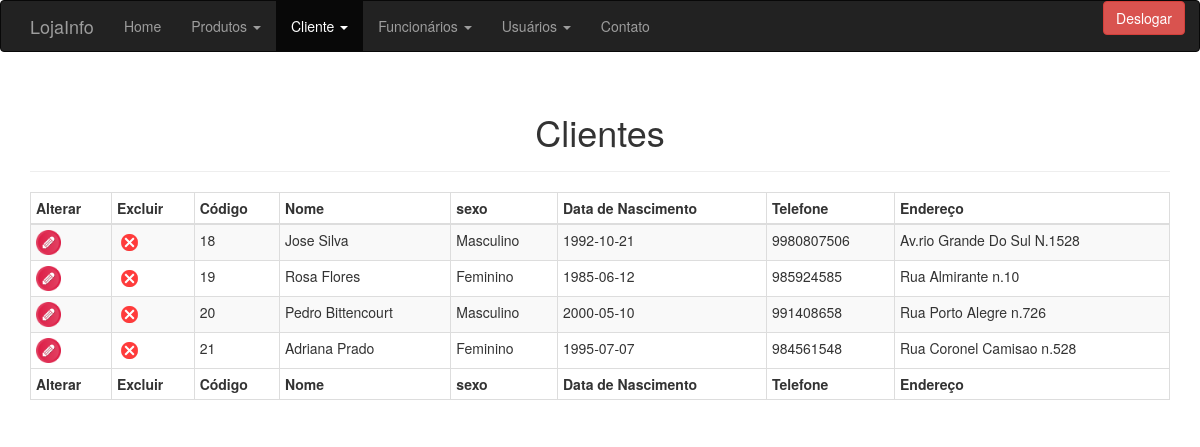
Screenshot of /buscar-cliente.php (signed in) with the database file from the repository.
### tables this page shows
CREATE TABLE `cliente` (
  `idCliente` bigint(20) NOT NULL,
  `nomeCompleto` varchar(200) NOT NULL,
  `sexo` varchar(10) NOT NULL,
  `dataNasc` varchar(100) NOT NULL,
  `telefone` bigint(20) NOT NULL,
  `endereco` varchar(200) NOT NULL
);

### modelo/usuario.class.php (called while the page is built, shortened)
<?php
class Usuario {
  public function __get($a){ return $this->$a; }
}

### dao/conexaobanco.class.php (called while the page is built, shortened)
<?php
class ConexaoBanco extends PDO {
  private static $instance = null;
  public static function getInstance(){
    if(!isset(self::$instance)){
      try{
        self::$instance = new ConexaoBanco("mysql:dbname=lojainfo;host=localhost","root","");
      }catch(PDOException $e){
        echo "Erro ao fazer a conexão com o banco de dados! ".$e;
      }
    }
    return self::$instance;
  }
}

### dao/clientedao.class.php (called while the page is built, shortened)
<?php
require 'conexaobanco.class.php';
class ClienteDAO{
  private $conexao = null;
  public function __construct(){
    $this->conexao = ConexaoBanco::getInstance();
  }
  public function buscarCliente(){
    try {
      $stat = $this->conexao->query("select * from cliente");
      $array = $stat->fetchAll(PDO::FETCH_CLASS,'Cliente');
      return $array;
    } catch (Exception $e) {
      return "Erro ao buscar cliente! ".$e;
    }
  }
}

### modelo/cliente.class.php (called while the page is built, shortened)
<?php
class Cliente{
  public function __get($a){return $this->$a;}
}

### buscar-cliente.php (the view, shortened to what this page needs)
<?php
if(isset($_SESSION['privateUser'])){
  include_once 'modelo/usuario.class.php';
}else{
  header("location:index.php");
}
?>
<!DOCTYPE html>
<html lang="pt-br">
  <head>
    <link rel="stylesheet" href="https://maxcdn.bootstrapcdn.com/bootstrap/3.3.7/css/bootstrap.min.css">
  </head>
  <body>
    <div>
      <nav class="navbar navbar-inverse">
        <?php
        if(isset($_SESSION['privateUser'])){
          include_once 'modelo/usuario.class.php';
          $u = unserialize($_SESSION['privateUser']);
          if($u->tipo == 'Adm'){
        ?>
          <div class="container">
            <div class="navbar-header">
              <a class="navbar-brand" href="#">LojaInfo</a>
            </div>
            <ul class="nav navbar-nav">
              <li><a href="index.php">Home</a></li>
              <li class="dropdown">
                <a class="dropdown-toggle" data-toggle="dropdown" href="#">
                Produtos <span class="caret"></span></a>
              </li>
              <li class="dropdown active">
                <a class="dropdown-toggle" data-toggle="dropdown" href="#">
                Cliente <span class="caret"></span></a>
              </li>
              <li class="dropdown">
                <a class="dropdown-toggle" data-toggle="dropdown" href="#">
                Funcionários <span class="caret"></span></a>
              </li>
              <li class="dropdown">
                <a class="dropdown-toggle" data-toggle="dropdown" href="#">
                Usuários <span class="caret"></span></a>
              </li>
              <li><a href="contato.php">Contato</a></li>
            </ul>
            <ul class="nav navbar-nav navbar-right">
              <form name="deslogar" action="" method="post">
                <input type="submit" class="btn btn-danger" name="deslogar" value="Deslogar">
              </form>
            </ul>
          </div>
        <?php
        }else if($u->tipo == 'Usuario'){
        ?>
          <div class="container">
            <div class="navbar-header">
              <a class="navbar-brand" href="#">LojaInfo</a>
            </div>
            <ul class="nav navbar-nav">
              <li class="active"><a href="index.php">Home</a></li>
              <li><a href="filtrar-produto.php">Produtos</a></li>
              <li><a href="contato.php">Contato</a></li>
            </ul>
            <ul class="nav navbar-nav navbar-right">
              <form name="deslogar" action="" method="post">
                <input type="submit" class="btn btn-danger" name="deslogar" value="Deslogar">
              </form>
            </ul>
          </div>
        <?php
          }
        }
        ?>
      </nav>
      <?php
      include 'dao/clientedao.class.php';
      include 'modelo/cliente.class.php';
      $cDAO = new ClienteDAO();
      $array = $cDAO->buscarCliente();
      if(count($array) != 0){
      ?>
      <div class="table-responsive container">
        <div class="page-header">
          <h1 class="text-center">Clientes</h1>
        </div>
        <table class="table table-striped table-bordered table-hover table-condensed">
          <thead>
            <tr>
              <th>Alterar</th>
              <th>Excluir</th>
              <th>Código</th>
              <th>Nome</th>
              <th>sexo</th>
              <th>Data de Nascimento</th>
              <th>Telefone</th>
              <th>Endereço</th>
            </tr>
          </thead>
          <tfoot>
            <tr>
              <th>Alterar</th>
              <th>Excluir</th>
              <th>Código</th>
              <th>Nome</th>
              <th>sexo</th>
              <th>Data de Nascimento</th>
              <th>Telefone</th>
              <th>Endereço</th>
            </tr>
          </tfoot>
          <tbody>
            <?php
            foreach($array as $a){
              echo "<tr>";
                echo "<td><a href='alterar-cliente.php?id=$a->idCliente'><img src='img/alterar.png' width=25px; alt='Alterar'/></a></td>";
                echo "<td><a href='buscar-cliente.php?id=$a->idCliente'><img src='img/x.png' width=25px; alt='Excluir'/></a></td>";
                echo "<td>$a->idCliente</td>";
                echo "<td>$a->nomeCompleto</td>";
                echo "<td>$a->sexo</td>";
                echo "<td>$a->dataNasc</td>";
                echo "<td>$a->telefone</td>";
                echo "<td>$a->endereco</td>";
              echo "</tr>";
            }
            ?>
          </tbody>
        </table>
      </div>
      <?php
      } else {
        echo "<h2>Não há dado(s) para ser(em) exibido(s)!</h2>";
      }
      ?>
    </div>
  </body>
</html>

### rows the page displays
cliente: idCliente "18", nomeCompleto "Jose Silva", sexo "Masculino", dataNasc "1992-10-21", telefone "9980807506", endereco "Av.rio Grande Do Sul N.1528"
cliente: idCliente "19", nomeCompleto "Rosa Flores", sexo "Feminino", dataNasc "1985-06-12", telefone "985924585", endereco "Rua Almirante n.10"
cliente: idCliente "20", nomeCompleto "Pedro Bittencourt", sexo "Masculino", dataNasc "2000-05-10", telefone "991408658", endereco "Rua Porto Alegre n.726"
cliente: idCliente "21", nomeCompleto "Adriana Prado", sexo "Feminino", dataNasc "1995-07-07", telefone "984561548", endereco "Rua Coronel Camisao n.528"
